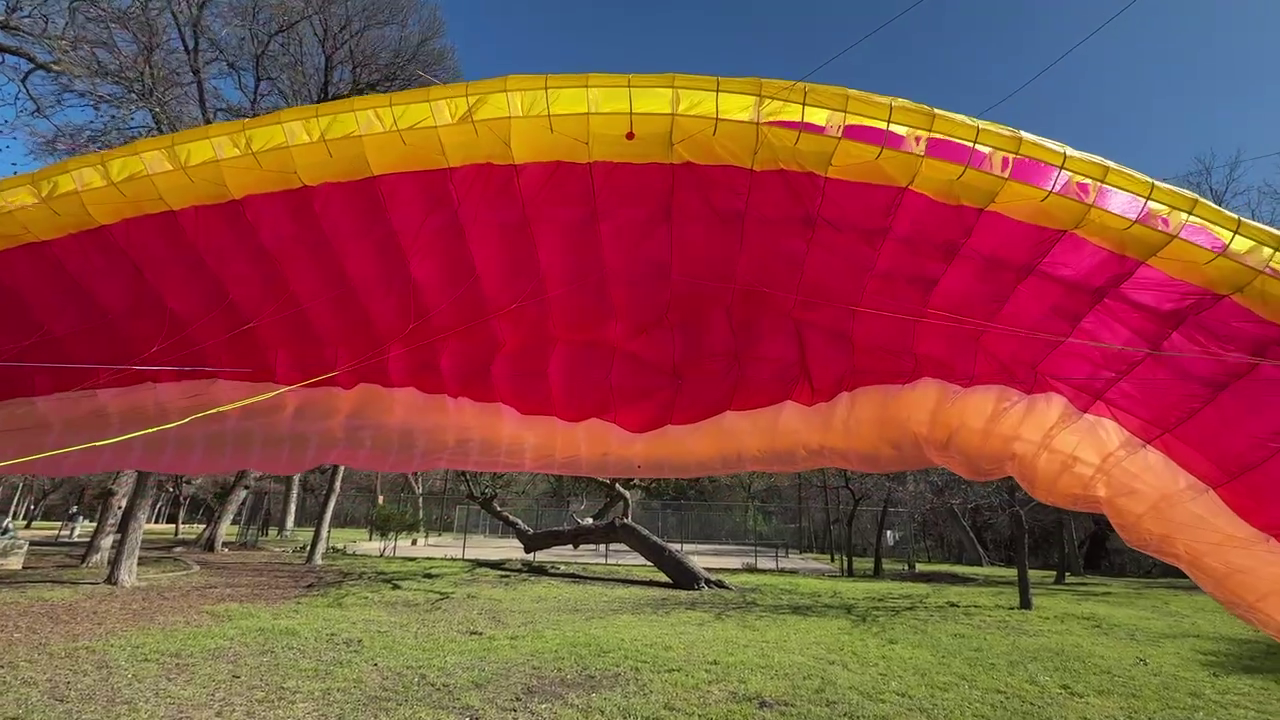
#> input picture frame 21 of Machine Vision/paragliderFootage/IMG3.MOV, 1280 x 720 px, given in place of IMG.MOV, which was not available
$ python paragliderMasking.py
#> lines starting #> are read from the running program, lines starting #| are printed output that depends on the picture; after the words box and inside, x2 and y2 are one past the last pixel; in counts of white or black regions, pixels touching at a corner belong together; pictures that were not available may be replaced by others from this repository, and a replacement may not be noted
# HSV Paraglider thresholding project
import numpy as np
import cv2

def nothing(x):
    pass

###### Mouse Callback Function to obtain HSV values for segments of interest

# Global variable to store current HSV image
current_hsv = None

def mouse_callback(event, x, y, flags, param):
    """Mouse callback to display HSV values at cursor position"""
    global current_hsv
    if current_hsv is not None and x < current_hsv.shape[1] and y < current_hsv.shape[0]:
        h, s, v = current_hsv[y, x]
        #print(f"HSV at ({x}, {y}): H={h}, S={s}, V={v}")
        # Update window title with HSV values
        cv2.setWindowTitle("HSV", f"HSV - H:{h} S:{s} V:{v} at ({x},{y})")


def main():
    global current_hsv

    # Use the directory where your videos/images are stored
    cap = cv2.VideoCapture("/home/masslab/Desktop/MachineVision/Paraglider_Video/ParagliderVideo/IMG.MOV")

    if (cap.isOpened() == False):
        print("Error with video opening")
        return

    # Get total number of frames for looping
    total_frames = int(cap.get(cv2.CAP_PROP_FRAME_COUNT))
    print(f"Total frames: {total_frames}")

    # Set up mouse callback for HSV window
    cv2.namedWindow("HSV")
    cv2.setMouseCallback("HSV", mouse_callback)

    running = True
    paused = False
    print("Controls: Press SPACEBAR to pause/resume, 'q' to quit")
    while running:
        if not paused:
            success, frame = cap.read() # read video frame
#> frame is the input picture: shape (720, 1280, 3); mean B, G, R 67.3, 78, 138.1

            # Check if we've reached the end of the video
            if not success:
                print("End of video reached, restarting...")
                # Reset to beginning of video
                cap.set(cv2.CAP_PROP_POS_FRAMES, 0) # sets video back to frame 0
                continue  # Skip this iteration and read the first frame

            frame = cv2.resize(frame, (640,480)) # resize resolution
#> frame: shape (480, 640, 3)
            hsv = cv2.cvtColor(frame, cv2.COLOR_BGR2HSV) # Convert to HSV mapping
#> hsv: shape (480, 640, 3); mean H, S, V 82.1, 167.3, 149.4

            # Update global HSV for mouse callback
            current_hsv = hsv

            # TRACKBAR ARRAY FOR MASKING, [Hue,Staturation,Value] ranges from 0-255
            lower_magenta = np.array([141,206,0])
            upper_magenta = np.array([255,255,255])
            lower_yellow = np.array([14,105,70])
            upper_yellow = np.array([31,255,255])
            lower_orange = np.array([0,20,100])
            upper_orange = np.array([20,207,255])


            mask1 = cv2.inRange(hsv, lower_magenta, upper_magenta) # threshold Magenta
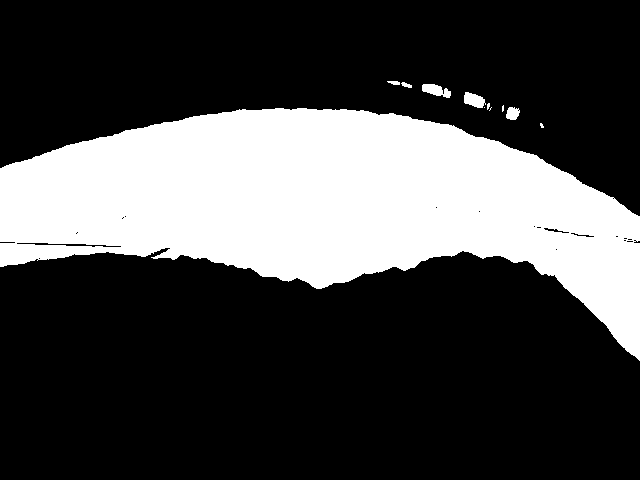
#> mask1: shape (480, 640); 28.4% white; 11 white regions (5 under 20 px), largest, box (x1, y1, x2, y2) and area: (0, 108, 640, 361) 86432, (422, 84, 451, 98) 250, (464, 92, 486, 108) 238, (506, 107, 520, 120) 140, (387, 81, 400, 85) 39, (401, 82, 412, 88) 39
            mask2 = cv2.inRange(hsv, lower_yellow, upper_yellow) # threshold Yellow
#> mask2: shape (480, 640); 12.1% white; 1100 white regions (1053 under 20 px), largest, box (x1, y1, x2, y2) and area: (0, 48, 640, 207) 31457, (329, 453, 368, 474) 311, (0, 279, 93, 310) 253
            mask3 = cv2.inRange(hsv, lower_orange, upper_orange) # threshold Orange/White
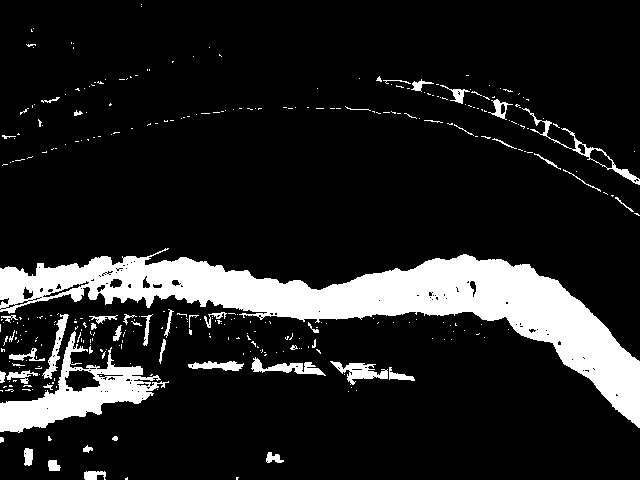
#> mask3: shape (480, 640); 13.4% white; 335 white regions (287 under 20 px)
            mask_combined = mask1 + mask2 + mask3
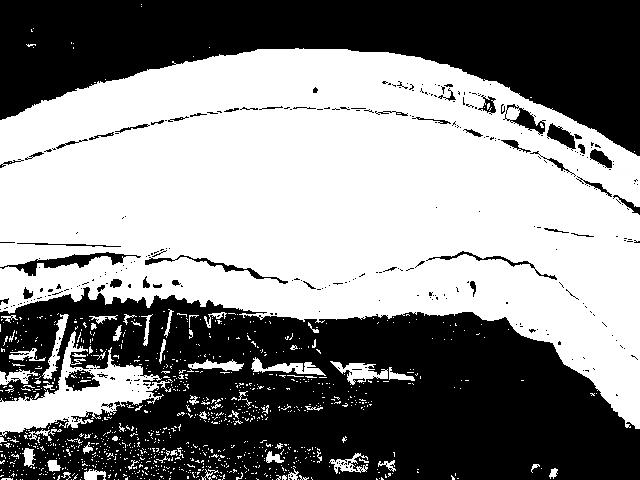
#> mask_combined: shape (480, 640); min 0, max 255, mean 136.3

            contours1, _ = cv2.findContours(mask1, cv2.RETR_EXTERNAL, cv2.CHAIN_APPROX_SIMPLE)
#> contours1 = 11 contours, 5 with area under 20; largest, box (x1, y1, x2, y2) and area: (0, 108, 640, 361) 85870, (422, 84, 451, 98) 210, (464, 92, 486, 108) 207, (506, 107, 520, 120) 120, (401, 82, 412, 88) 26, (387, 81, 400, 85) 25
            contours2, _ = cv2.findContours(mask2, cv2.RETR_EXTERNAL, cv2.CHAIN_APPROX_SIMPLE)
#> contours2 = 1100 contours, 1083 with area under 20; largest, box (x1, y1, x2, y2) and area: (0, 48, 640, 207) 33794, (329, 453, 368, 474) 272, (0, 279, 93, 310) 202, (600, 393, 640, 429) 132, (55, 412, 93, 428) 117
            contours3, _ = cv2.findContours(mask3, cv2.RETR_EXTERNAL, cv2.CHAIN_APPROX_SIMPLE)
#> contours3 = 334 contours, 305 with area under 20; largest, box (x1, y1, x2, y2) and area: (0, 248, 640, 428) 29360, (0, 331, 169, 433) 5485, (522, 108, 640, 185) 716, (330, 361, 388, 385) 492, (251, 357, 326, 376) 447

            result = cv2.bitwise_and(frame,frame, mask = mask_combined)
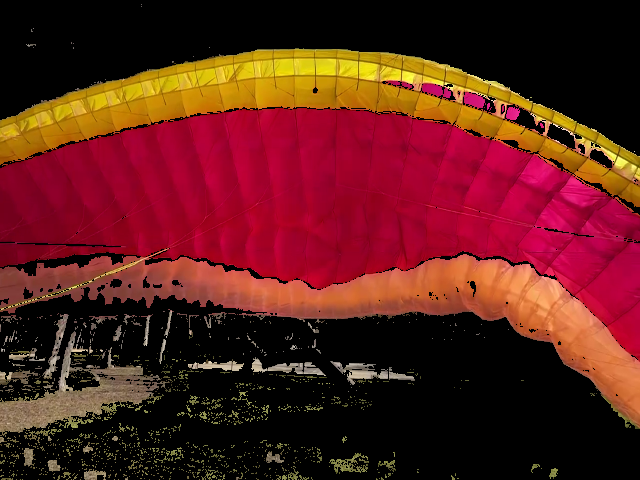
#> result: shape (480, 640, 3); mean B, G, R 25.2, 30.2, 91.9
            contour_thickness = 1

            for contour in contours1:
                cv2.drawContours(frame, [contour], -1, (255,255,255),contour_thickness)
#> this loop made 11 passes
#> contour on passes 5 to 6: [[484, 107]], [[503, 105], [502, 106], [502, 111], [503, 110]]
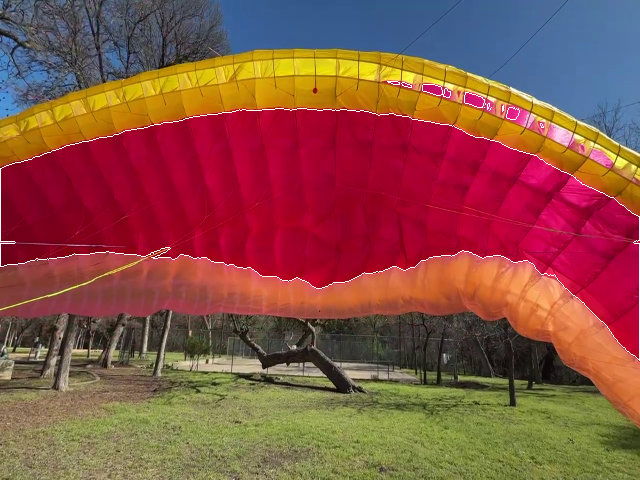
#> frame: shape (480, 640, 3); mean B, G, R 68.6, 79.5, 138.6
            for contour in contours2:
                cv2.drawContours(frame, [contour], -1, (255,255,255),contour_thickness)
#> this loop made 1100 passes
#> contour on passes 1 to 3: [[298, 479]], [[272, 479]], [[218, 479], [220, 479]]
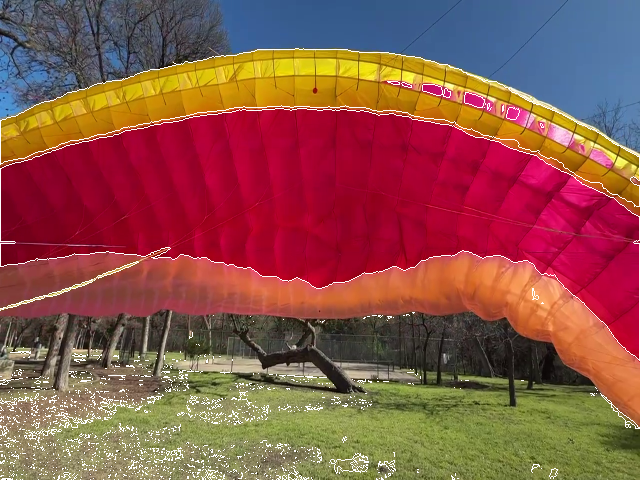
#> frame: shape (480, 640, 3); 2.13% of pixels changed, all inside (x1, y1, x2, y2) = (0, 48, 640, 480)
            for contour in contours3:
                cv2.drawContours(frame, [contour], -1, (255,255,255),contour_thickness)
#> this loop made 334 passes
#> contour on passes 11 to 13: [[348, 391]], [[356, 390]], [[45, 390]]
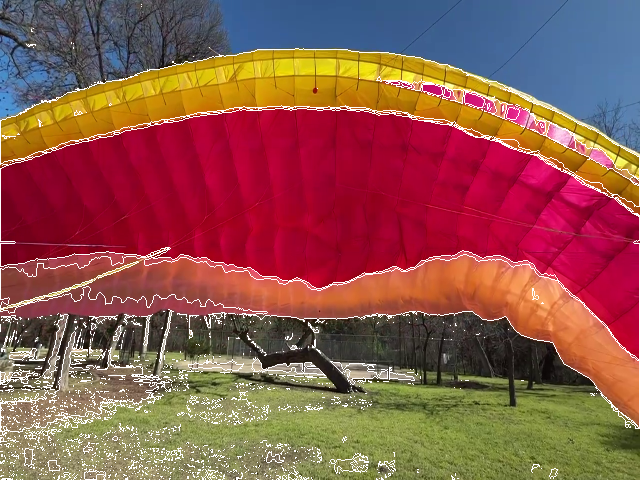
#> frame: shape (480, 640, 3); 1.99% of pixels changed, all inside (x1, y1, x2, y2) = (0, 4, 640, 480)

        # Display windows (always show, even when paused)
        if 'frame' in locals():
            cv2.imshow("Frame", frame) # Display frame w/o masking
            cv2.imshow("HSV",hsv) # Display frame to HSV mapping
            cv2.imshow("Result", result) # Display threshold frame

        # Handles key presses
        key = cv2.waitKey(25) & 0xFF
#> (key q is pressed here)
        if key == ord('q'):
            break # Break frame loop 'Q'
        elif key == ord(' '):  # Spacebar
            paused = not paused
            if paused:
                print("Video PAUSED - Press SPACEBAR to resume")
            else:
                print("Video RESUMED")

    cap.release()
    cv2.destroyAllWindows()


if __name__ == "__main__":
    main()

$ run again, starting later in the video
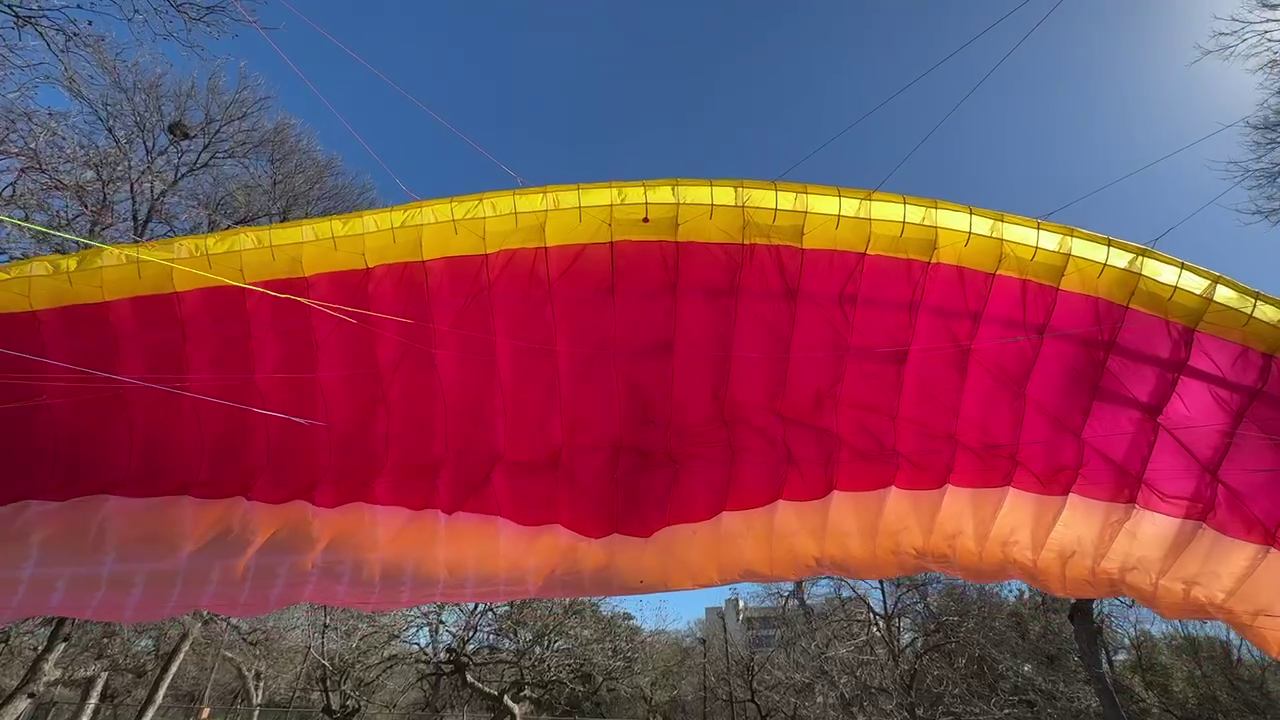
#> input picture frame 97 of Machine Vision/paragliderFootage/IMG3.MOV, 1280 x 720 px, given in place of IMG.MOV, which was not available
#> in main, frame is the input picture: shape (720, 1280, 3); mean B, G, R 85.3, 71.5, 130.7
#> hsv: shape (480, 640, 3); mean H, S, V 102.4, 162.9, 152.5
#> in main, `mask1 = cv2.inRange(hsv, lower_magenta, upper_magenta)`:
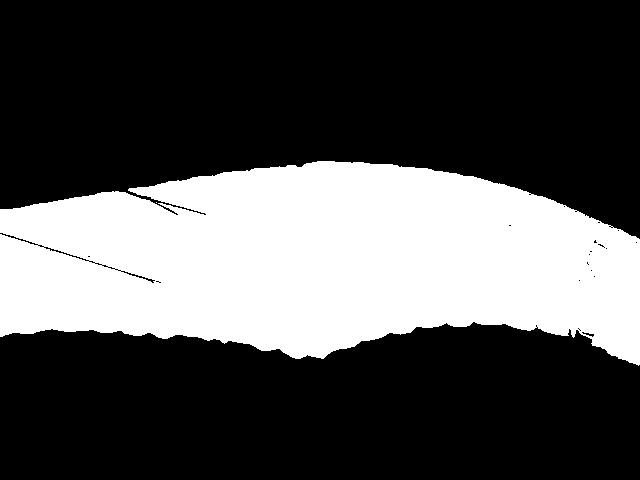
#> mask1: shape (480, 640); 31.7% white; 2 white regions (1 under 20 px), largest, box (x1, y1, x2, y2) and area: (0, 161, 640, 366) 97235
#> mask2: shape (480, 640); 7.8% white; 9 white regions (7 under 20 px), largest, box (x1, y1, x2, y2) and area: (0, 119, 640, 234) 23782, (529, 345, 535, 352) 20
#> mask3: shape (480, 640); 10.5% white; 694 white regions (652 under 20 px)
#> contours1 = 2 contours, 1 with area under 20; largest, box (x1, y1, x2, y2) and area: (0, 161, 640, 366) 96559
#> contours2 = 6 contours, 5 with area under 20; largest, box (x1, y1, x2, y2) and area: (0, 119, 640, 234) 24074
#> contours3 = 694 contours, 667 with area under 20; largest, box (x1, y1, x2, y2) and area: (55, 325, 640, 441) 26360, (115, 411, 164, 450) 332, (16, 350, 48, 369) 314, (110, 426, 146, 470) 222, (82, 408, 103, 458) 138
#> the loop in main, `for contour in contours1:` made 2 passes
#> contour on pass 1: [[156, 202]]
#> the loop in main, `for contour in contours2:` made 6 passes
#> contour on passes 1 to 4: [[104, 478], [103, 479], [101, 479], [104, 479]], [[100, 476]], [[100, 472], [101, 472]], [[637, 440]]
#> the loop in main, `for contour in contours3:` made 694 passes
#> contour on passes 1 to 3: [[472, 479]], [[447, 479]], [[253, 479]]
#> after the loop in main, `for contour in contours3:`:
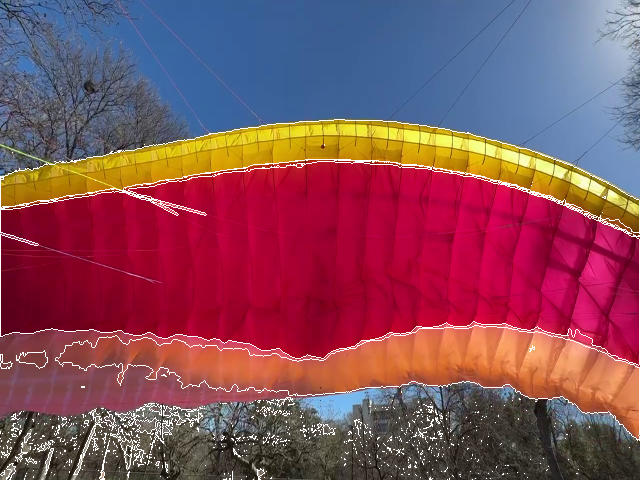
#> frame: shape (480, 640, 3); mean B, G, R 90.5, 76.3, 133.8

$ run again, starting later in the video
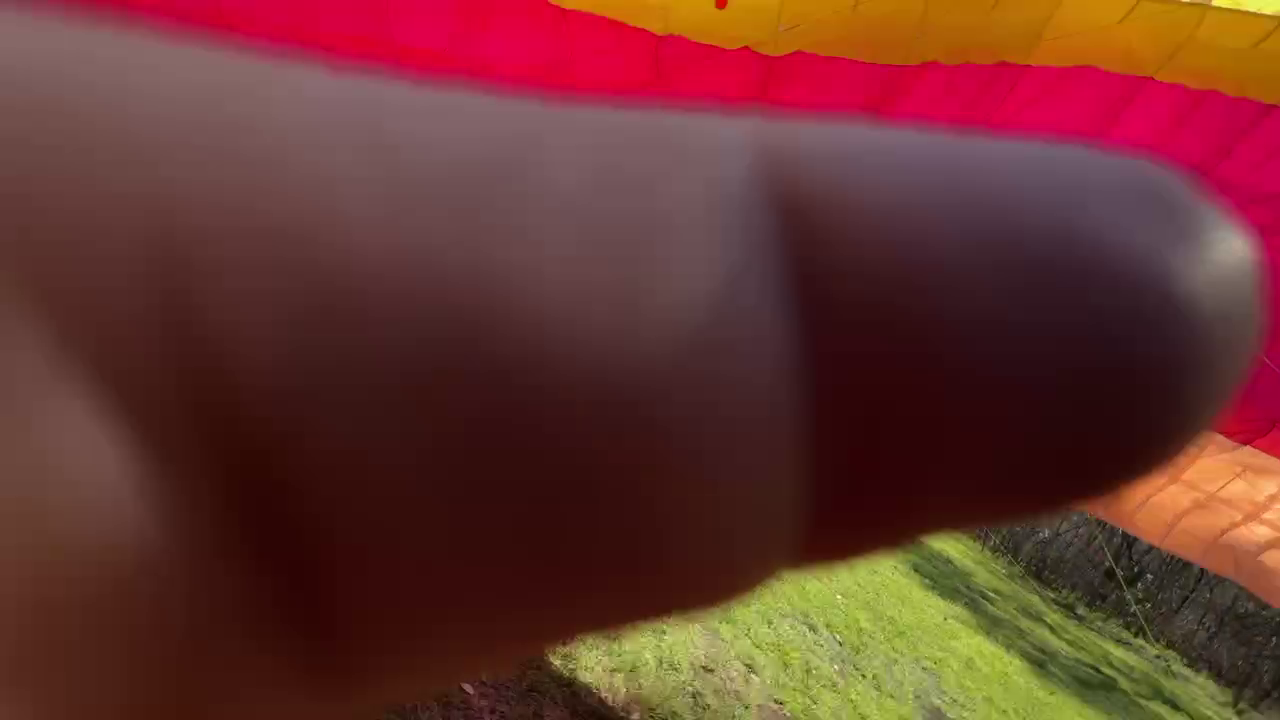
#> input picture frame 173 of Machine Vision/paragliderFootage/IMG3.MOV, 1280 x 720 px, given in place of IMG.MOV, which was not available
#> in main, frame is the input picture: shape (720, 1280, 3); mean B, G, R 46, 53, 102.6
#> hsv: shape (480, 640, 3); mean H, S, V 79.9, 154.6, 103.4
#> in main, `mask1 = cv2.inRange(hsv, lower_magenta, upper_magenta)`:
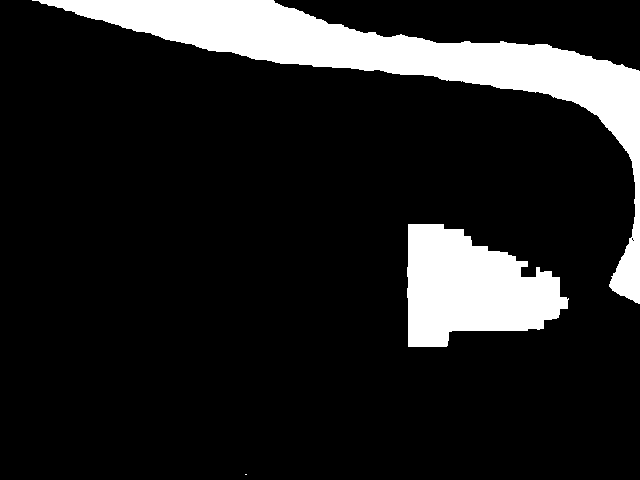
#> mask1: shape (480, 640); 13.4% white; 3 white regions (1 under 20 px), largest, box (x1, y1, x2, y2) and area: (32, 0, 640, 304) 27706, (407, 224, 569, 347) 13359
#> mask2: shape (480, 640); 6.1% white; 54 white regions (43 under 20 px), largest, box (x1, y1, x2, y2) and area: (277, 0, 640, 67) 12984, (272, 352, 497, 480) 4825, (360, 425, 397, 480) 261
#> mask3: shape (480, 640); 10% white; 62 white regions (49 under 20 px)
#> contours1 = 3 contours, 1 with area under 20; largest, box (x1, y1, x2, y2) and area: (32, 0, 640, 304) 26898, (407, 224, 569, 347) 13072
#> contours2 = 54 contours, 46 with area under 20; largest, box (x1, y1, x2, y2) and area: (277, 0, 640, 67) 12560, (272, 352, 497, 480) 5458, (360, 425, 397, 480) 175, (616, 320, 636, 329) 74, (369, 448, 376, 459) 36, (572, 426, 586, 437) 26, (416, 446, 424, 459) 22, (510, 382, 519, 394) 20
#> contours3 = 62 contours, 53 with area under 20; largest, box (x1, y1, x2, y2) and area: (0, 20, 172, 159) 16032, (538, 277, 640, 405) 6266, (0, 220, 66, 362) 6004, (599, 147, 628, 223) 1136, (296, 459, 322, 480) 176
#> the loop in main, `for contour in contours1:` made 3 passes
#> contour on pass 1: [[245, 474], [246, 474]]
#> the loop in main, `for contour in contours2:` made 54 passes
#> contour on passes 1, 2, 3, 7, 8, 9, 11, 12: [[631, 475], [631, 476]], [[628, 474]], [[626, 473]], [[623, 469]], [[619, 469]], [[302, 464], [303, 465], [303, 464]], [[349, 454]], [[364, 452], [365, 453], [365, 452]]
#> the loop in main, `for contour in contours3:` made 62 passes
#> contour on passes 1, 8, 9, 11, 12, 13, 17, 18: [[310, 475], [311, 476], [311, 475]], [[378, 390], [377, 391], [378, 391], [379, 390]], [[574, 383], [574, 384], [575, 384]], [[560, 381]], [[388, 381]], [[390, 380]], [[520, 355], [520, 356]], [[480, 355]]
#> after the loop in main, `for contour in contours3:`:
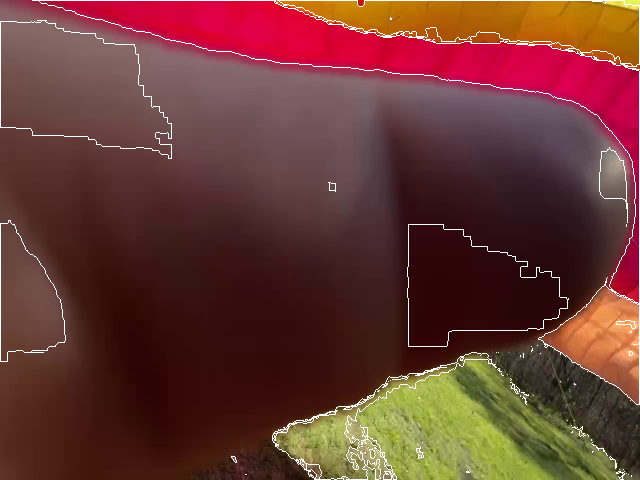
#> frame: shape (480, 640, 3); mean B, G, R 50.3, 57, 105
